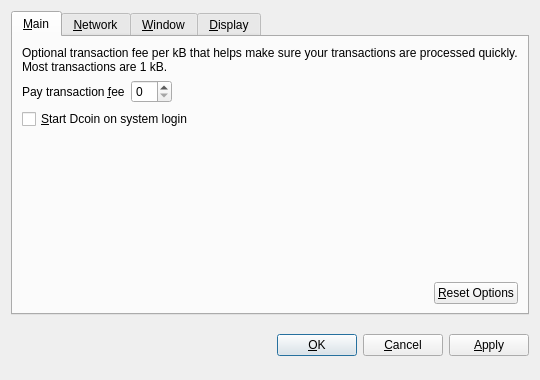
<?xml version="1.0" encoding="UTF-8"?>
<ui version="4.0">
 <class>OptionsDialog</class>
 <widget class="QDialog" name="OptionsDialog">
  <property name="geometry">
   <rect>
    <x>0</x>
    <y>0</y>
    <width>540</width>
    <height>380</height>
   </rect>
  </property>
  <property name="windowTitle">
   <string>Options</string>
  </property>
  <property name="modal">
   <bool>true</bool>
  </property>
  <layout class="QVBoxLayout" name="verticalLayout">
   <item>
    <widget class="QTabWidget" name="tabWidget">
     <property name="tabPosition">
      <enum>QTabWidget::North</enum>
     </property>
     <property name="currentIndex">
      <number>0</number>
     </property>
     <widget class="QWidget" name="tabMain">
      <attribute name="title">
       <string>&amp;Main</string>
      </attribute>
      <layout class="QVBoxLayout" name="verticalLayout_Main">
       <item>
        <widget class="QLabel" name="transactionFeeInfoLabel">
         <property name="text">
          <string>Optional transaction fee per kB that helps make sure your transactions are processed quickly. Most transactions are 1 kB.</string>
         </property>
         <property name="textFormat">
          <enum>Qt::PlainText</enum>
         </property>
         <property name="wordWrap">
          <bool>true</bool>
         </property>
        </widget>
       </item>
       <item>
        <layout class="QHBoxLayout" name="horizontalLayout_1_Main">
         <item>
          <widget class="QLabel" name="transactionFeeLabel">
           <property name="text">
            <string>Pay transaction &amp;fee</string>
           </property>
           <property name="textFormat">
            <enum>Qt::PlainText</enum>
           </property>
           <property name="buddy">
            <cstring>transactionFee</cstring>
           </property>
          </widget>
         </item>
         <item>
          <widget class="BitcoinAmountField" name="transactionFee"/>
         </item>
         <item>
          <spacer name="horizontalSpacer_1_Main">
           <property name="orientation">
            <enum>Qt::Horizontal</enum>
           </property>
           <property name="sizeHint" stdset="0">
            <size>
             <width>40</width>
             <height>20</height>
            </size>
           </property>
          </spacer>
         </item>
        </layout>
       </item>
       <item>
        <widget class="QCheckBox" name="bitcoinAtStartup">
         <property name="toolTip">
          <string>Automatically start Bitcoin after logging in to the system.</string>
         </property>
         <property name="text">
          <string>&amp;Start Dcoin on system login</string>
         </property>
        </widget>
       </item>
       <item>
        <spacer name="verticalSpacer_Main">
         <property name="orientation">
          <enum>Qt::Vertical</enum>
         </property>
         <property name="sizeHint" stdset="0">
          <size>
           <width>20</width>
           <height>40</height>
          </size>
         </property>
        </spacer>
       </item>
       <item>
        <layout class="QHBoxLayout" name="horizontalLayout_2_Main">
         <item>
          <spacer name="horizontalSpacer_2_Main">
           <property name="orientation">
            <enum>Qt::Horizontal</enum>
           </property>
           <property name="sizeHint" stdset="0">
            <size>
             <width>40</width>
             <height>20</height>
            </size>
           </property>
          </spacer>
         </item>
         <item>
          <widget class="QPushButton" name="resetButton">
           <property name="toolTip">
            <string>Reset all client options to default.</string>
           </property>
           <property name="text">
            <string>&amp;Reset Options</string>
           </property>
           <property name="autoDefault">
            <bool>false</bool>
           </property>
          </widget>
         </item>
        </layout>
       </item>
      </layout>
     </widget>
     <widget class="QWidget" name="tabNetwork">
      <attribute name="title">
       <string>&amp;Network</string>
      </attribute>
      <layout class="QVBoxLayout" name="verticalLayout_Network">
       <item>
        <widget class="QCheckBox" name="mapPortUpnp">
         <property name="toolTip">
          <string>Automatically open the Bitcoin client port on the router. This only works when your router supports UPnP and it is enabled.</string>
         </property>
         <property name="text">
          <string>Map port using &amp;UPnP</string>
         </property>
        </widget>
       </item>
       <item>
        <widget class="QCheckBox" name="connectSocks">
         <property name="toolTip">
          <string>Connect to the Bitcoin network through a SOCKS proxy (e.g. when connecting through Tor).</string>
         </property>
         <property name="text">
          <string>&amp;Connect through SOCKS proxy:</string>
         </property>
        </widget>
       </item>
       <item>
        <layout class="QHBoxLayout" name="horizontalLayout_Network">
         <item>
          <widget class="QLabel" name="proxyIpLabel">
           <property name="text">
            <string>Proxy &amp;IP:</string>
           </property>
           <property name="textFormat">
            <enum>Qt::PlainText</enum>
           </property>
           <property name="buddy">
            <cstring>proxyIp</cstring>
           </property>
          </widget>
         </item>
         <item>
          <widget class="QValidatedLineEdit" name="proxyIp">
           <property name="maximumSize">
            <size>
             <width>140</width>
             <height>16777215</height>
            </size>
           </property>
           <property name="toolTip">
            <string>IP address of the proxy (e.g. 127.0.0.1)</string>
           </property>
          </widget>
         </item>
         <item>
          <widget class="QLabel" name="proxyPortLabel">
           <property name="text">
            <string>&amp;Port:</string>
           </property>
           <property name="textFormat">
            <enum>Qt::PlainText</enum>
           </property>
           <property name="buddy">
            <cstring>proxyPort</cstring>
           </property>
          </widget>
         </item>
         <item>
          <widget class="QLineEdit" name="proxyPort">
           <property name="maximumSize">
            <size>
             <width>55</width>
             <height>16777215</height>
            </size>
           </property>
           <property name="toolTip">
            <string>Port of the proxy (e.g. 9050)</string>
           </property>
          </widget>
         </item>
         <item>
          <widget class="QLabel" name="socksVersionLabel">
           <property name="text">
            <string>SOCKS &amp;Version:</string>
           </property>
           <property name="textFormat">
            <enum>Qt::PlainText</enum>
           </property>
           <property name="buddy">
            <cstring>socksVersion</cstring>
           </property>
          </widget>
         </item>
         <item>
          <widget class="QValueComboBox" name="socksVersion">
           <property name="toolTip">
            <string>SOCKS version of the proxy (e.g. 5)</string>
           </property>
          </widget>
         </item>
         <item>
          <spacer name="horizontalSpacer_Network">
           <property name="orientation">
            <enum>Qt::Horizontal</enum>
           </property>
           <property name="sizeHint" stdset="0">
            <size>
             <width>40</width>
             <height>20</height>
            </size>
           </property>
          </spacer>
         </item>
        </layout>
       </item>
       <item>
        <spacer name="verticalSpacer_Network">
         <property name="orientation">
          <enum>Qt::Vertical</enum>
         </property>
         <property name="sizeHint" stdset="0">
          <size>
           <width>20</width>
           <height>40</height>
          </size>
         </property>
        </spacer>
       </item>
      </layout>
     </widget>
     <widget class="QWidget" name="tabWindow">
      <attribute name="title">
       <string>&amp;Window</string>
      </attribute>
      <layout class="QVBoxLayout" name="verticalLayout_Window">
       <item>
        <widget class="QCheckBox" name="minimizeToTray">
         <property name="toolTip">
          <string>Show only a tray icon after minimizing the window.</string>
         </property>
         <property name="text">
          <string>&amp;Minimize to the tray instead of the taskbar</string>
         </property>
        </widget>
       </item>
       <item>
        <widget class="QCheckBox" name="minimizeOnClose">
         <property name="toolTip">
          <string>Minimize instead of exit the application when the window is closed. When this option is enabled, the application will be closed only after selecting Quit in the menu.</string>
         </property>
         <property name="text">
          <string>M&amp;inimize on close</string>
         </property>
        </widget>
       </item>
       <item>
        <spacer name="verticalSpacer_Window">
         <property name="orientation">
          <enum>Qt::Vertical</enum>
         </property>
         <property name="sizeHint" stdset="0">
          <size>
           <width>20</width>
           <height>40</height>
          </size>
         </property>
        </spacer>
       </item>
      </layout>
     </widget>
     <widget class="QWidget" name="tabDisplay">
      <attribute name="title">
       <string>&amp;Display</string>
      </attribute>
      <layout class="QVBoxLayout" name="verticalLayout_Display">
       <item>
        <layout class="QHBoxLayout" name="horizontalLayout_1_Display">
         <item>
          <widget class="QLabel" name="langLabel">
           <property name="text">
            <string>User Interface &amp;language:</string>
           </property>
           <property name="textFormat">
            <enum>Qt::PlainText</enum>
           </property>
           <property name="buddy">
            <cstring>lang</cstring>
           </property>
          </widget>
         </item>
         <item>
          <widget class="QValueComboBox" name="lang">
           <property name="toolTip">
            <string>The user interface language can be set here. This setting will take effect after restarting Bitcoin.</string>
           </property>
          </widget>
         </item>
        </layout>
       </item>
       <item>
        <layout class="QHBoxLayout" name="horizontalLayout_2_Display">
         <item>
          <widget class="QLabel" name="unitLabel">
           <property name="text">
            <string>&amp;Unit to show amounts in:</string>
           </property>
           <property name="textFormat">
            <enum>Qt::PlainText</enum>
           </property>
           <property name="buddy">
            <cstring>unit</cstring>
           </property>
          </widget>
         </item>
         <item>
          <widget class="QValueComboBox" name="unit">
           <property name="toolTip">
            <string>Choose the default subdivision unit to show in the interface and when sending coins.</string>
           </property>
          </widget>
         </item>
        </layout>
       </item>
       <item>
        <widget class="QCheckBox" name="displayAddresses">
         <property name="toolTip">
          <string>Whether to show Bitcoin addresses in the transaction list or not.</string>
         </property>
         <property name="text">
          <string>&amp;Display addresses in transaction list</string>
         </property>
        </widget>
       </item>
       <item>
        <spacer name="verticalSpacer_Display">
         <property name="orientation">
          <enum>Qt::Vertical</enum>
         </property>
         <property name="sizeHint" stdset="0">
          <size>
           <width>20</width>
           <height>40</height>
          </size>
         </property>
        </spacer>
       </item>
      </layout>
     </widget>
    </widget>
   </item>
   <item>
    <layout class="QHBoxLayout" name="horizontalLayout_Buttons">
     <item>
      <spacer name="horizontalSpacer_1">
       <property name="orientation">
        <enum>Qt::Horizontal</enum>
       </property>
       <property name="sizeHint" stdset="0">
        <size>
         <width>40</width>
         <height>48</height>
        </size>
       </property>
      </spacer>
     </item>
     <item>
      <widget class="QLabel" name="statusLabel">
       <property name="font">
        <font>
         <weight>75</weight>
         <bold>true</bold>
        </font>
       </property>
       <property name="text">
        <string/>
       </property>
       <property name="textFormat">
        <enum>Qt::PlainText</enum>
       </property>
       <property name="wordWrap">
        <bool>true</bool>
       </property>
      </widget>
     </item>
     <item>
      <spacer name="horizontalSpacer_2">
       <property name="orientation">
        <enum>Qt::Horizontal</enum>
       </property>
       <property name="sizeHint" stdset="0">
        <size>
         <width>40</width>
         <height>48</height>
        </size>
       </property>
      </spacer>
     </item>
     <item>
      <widget class="QPushButton" name="okButton">
       <property name="text">
        <string>&amp;OK</string>
       </property>
      </widget>
     </item>
     <item>
      <widget class="QPushButton" name="cancelButton">
       <property name="text">
        <string>&amp;Cancel</string>
       </property>
       <property name="autoDefault">
        <bool>false</bool>
       </property>
      </widget>
     </item>
     <item>
      <widget class="QPushButton" name="applyButton">
       <property name="text">
        <string>&amp;Apply</string>
       </property>
       <property name="autoDefault">
        <bool>false</bool>
       </property>
      </widget>
     </item>
    </layout>
   </item>
  </layout>
 </widget>
 <customwidgets>
  <customwidget>
   <class>BitcoinAmountField</class>
   <extends>QSpinBox</extends>
   <header>bitcoinamountfield.h</header>
  </customwidget>
  <customwidget>
   <class>QValueComboBox</class>
   <extends>QComboBox</extends>
   <header>qvaluecombobox.h</header>
  </customwidget>
  <customwidget>
   <class>QValidatedLineEdit</class>
   <extends>QLineEdit</extends>
   <header>qvalidatedlineedit.h</header>
  </customwidget>
 </customwidgets>
 <resources/>
 <connections/>
</ui>
